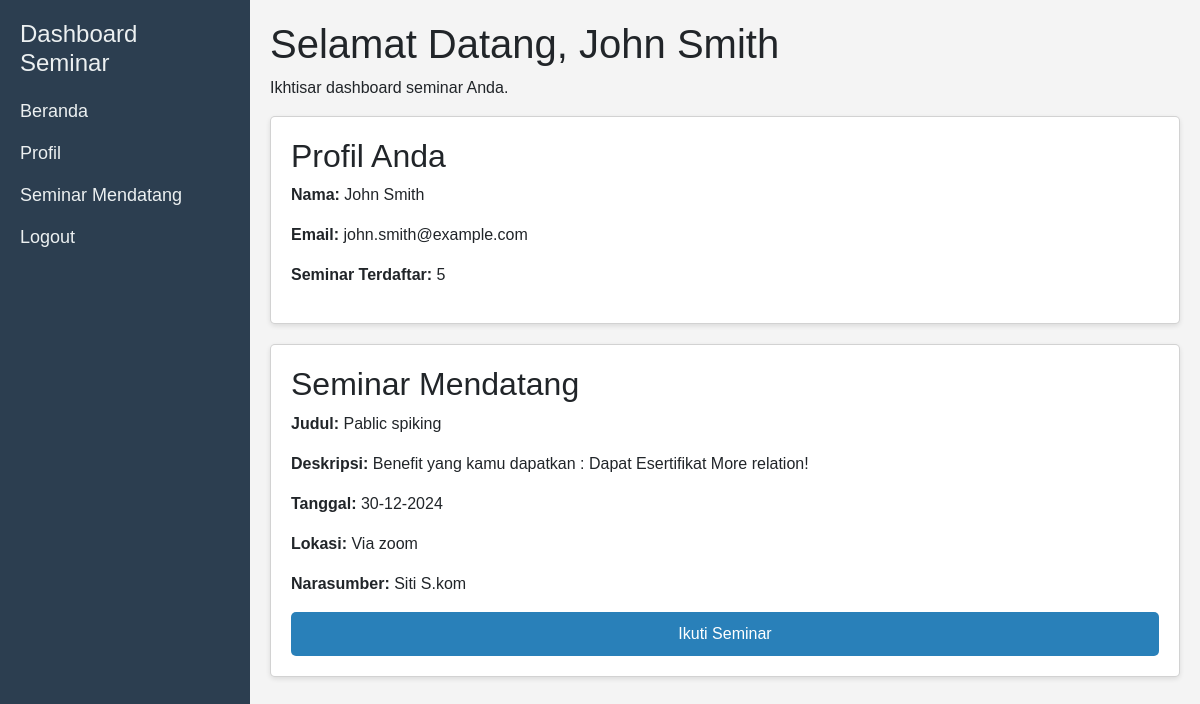
The page /dasboard_user.php on the database its author committed.
### tables this page shows
CREATE TABLE IF NOT EXISTS `tb_seminar` (
  `ID` int(11) NOT NULL AUTO_INCREMENT,
  `Judul` varchar(200) NOT NULL,
  `Deskripsi` text NOT NULL,
  `Tanggal` date NOT NULL,
  `Lokasi` varchar(255) NOT NULL,
  `Kapasitas` int(11) NOT NULL,
  `Harga` int(11) NOT NULL,
  `Kategori` varchar(100) NOT NULL,
  `Narasumber` varchar(100) NOT NULL,
  `Dibuat` timestamp NOT NULL DEFAULT CURRENT_TIMESTAMP,
  PRIMARY KEY (`ID`)
);

### dasboard_user.php (the view, shortened to what this page needs)
<?php
$servername = "localhost";
$username = "root";
$password = "";
$dbname = "ranti";
$conn = new mysqli($servername, $username, $password, $dbname);
$querySeminarAkanDatang = "SELECT * FROM tb_seminar WHERE Tanggal >= CURDATE() ORDER BY Tanggal ASC LIMIT 1";
$seminarAkanDatang = $conn->query($querySeminarAkanDatang)->fetch_assoc();
$pengguna = [
    'nama' => 'John Smith',
    'email' => 'john.smith@example.com',
    'seminar_terdaftar' => 5
];
?>
<!DOCTYPE html>
<html lang="id">
<head>
    <link href="https://cdn.jsdelivr.net/npm/bootstrap@5.3.3/dist/css/bootstrap.min.css" rel="stylesheet">
</head>
<body>
    <div class="sidebar">
        <h2>Dashboard Seminar</h2>
        <ul>
            <li><a href="home.php">Beranda</a></li>
            <li><a href="profile.php">Profil</a></li>
            <li><a href="upcoming.php">Seminar Mendatang</a></li>
            <li><a href="logout.php" id="logout-btn">Logout</a></li>
        </ul>
    </div>
    <div class="content">
        <section id="home">
            <h1>Selamat Datang, <span id="user-name"><?= $pengguna['nama'] ?></span></h1>
            <p>Ikhtisar dashboard seminar Anda.</p>
        </section>
        <section id="profile" class="card">
            <h2>Profil Anda</h2>
            <p><strong>Nama:</strong> <span id="profile-name"><?= $pengguna['nama'] ?></span></p>
            <p><strong>Email:</strong> <span id="profile-email"><?= $pengguna['email'] ?></span></p>
            <p><strong>Seminar Terdaftar:</strong> <span id="registered-seminars"><?= $pengguna['seminar_terdaftar'] ?></span></p>
        </section>
        <?php if ($seminarAkanDatang): ?>
            <section id="upcoming" class="card">
                <h2>Seminar Mendatang</h2>
                <p><strong>Judul:</strong> <?= htmlspecialchars($seminarAkanDatang['Judul']) ?></p>
                <p><strong>Deskripsi:</strong> <?= htmlspecialchars($seminarAkanDatang['Deskripsi']) ?></p>
                <p><strong>Tanggal:</strong> <?= date('d-m-Y', strtotime($seminarAkanDatang['Tanggal'])) ?></p>
                <p><strong>Lokasi:</strong> <?= htmlspecialchars($seminarAkanDatang['Lokasi']) ?></p>
                <p><strong>Narasumber:</strong> <?= htmlspecialchars($seminarAkanDatang['Narasumber']) ?></p>
                <button id="join-seminar-btn">Ikuti Seminar</button>
            </section>
        <?php endif; ?>
    </div>
</body>
</html>

### dasboard_user.php (style rules this page uses)
body { display: flex; height: 100vh; margin: 0; font-family: Arial, sans-serif; }
.sidebar { background-color: #2c3e50; color: #ecf0f1; width: 250px; padding: 20px; }
.sidebar h2 { font-size: 24px; margin-bottom: 20px; }
.sidebar ul { list-style: none; padding: 0; }
.sidebar ul li { margin: 15px 0; }
.sidebar ul li a { color: #ecf0f1; text-decoration: none; font-size: 18px; }
.content { flex: 1; padding: 20px; background-color: #f4f4f4; overflow-y: auto; }
.card { background: white; padding: 20px; border-radius: 5px; box-shadow: 0 2px 5px rgba(0, 0, 0, 0.1); margin-bottom: 20px; }
button { background-color: #2980b9; color: white; border: none; padding: 10px 15px; border-radius: 5px; cursor: pointer; }

### rows shown on the page
tb_seminar: Judul "Pablic spiking", Deskripsi "Benefit yang kamu dapatkan : Dapat Esertifikat More relation!", Tanggal "30-12-2024", Lokasi "Via zoom", Narasumber "Siti S.kom"

### other values the page prints
$pengguna['nama'] "John Smith"
$pengguna['email'] "john.smith@example.com"
$pengguna['seminar_terdaftar'] "5"
